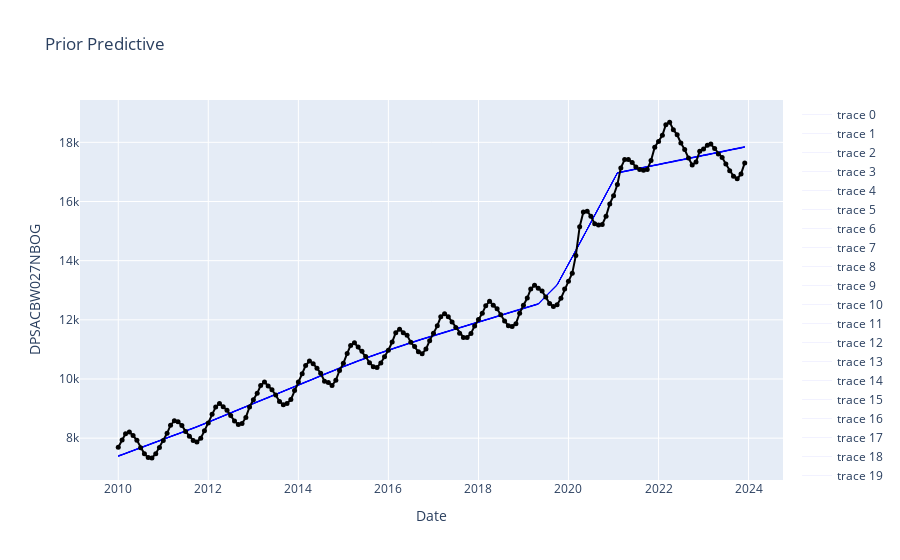

Notebook code cell kept with this figure:
### Code cell
# Create Plotly figures for prior predictive distribution
fig = go.Figure()

for sample in prior_trend_lines.T:
    fig.add_trace(go.Scatter(x=deposits_df['ds'], y=sample, mode='lines', line=dict(color='blue', width=1), opacity=0.05))

fig.add_trace(go.Scatter(x=deposits_df['ds'], y=deposits_df["y"], mode='lines+markers', marker=dict(color='black', size=5), name='Data'))

fig.update_layout(title="Prior Predictive", xaxis_title="Date", yaxis_title=target_column)

fig.show()

### Figure 1 — Plotly figure (JSON) as saved in the notebook; plotly's stock layout.template omitted (floating-point values rounded to 4 significant figures; data arrays with more than 128 entries replaced by an {"elided": "..."} marker saying what was removed)
{"data": [{"line": {"color": "blue", "width": 1}, "mode": "lines", "opacity": 0.05, "type": "scatter", "x": {"elided": "168 str values"}, "y": {"elided": "168 float values"}}, {"line": {"color": "blue", "width": 1}, "mode": "lines", "opacity": 0.05, "type": "scatter", "x": {"elided": "168 str values"}, "y": {"elided": "168 float values"}}, {"line": {"color": "blue", "width": 1}, "mode": "lines", "opacity": 0.05, "type": "scatter", "x": {"elided": "168 str values"}, "y": {"elided": "168 float values"}}, {"line": {"color": "blue", "width": 1}, "mode": "lines", "opacity": 0.05, "type": "scatter", "x": {"elided": "168 str values"}, "y": {"elided": "168 float values"}}, {"line": {"color": "blue", "width": 1}, "mode": "lines", "opacity": 0.05, "type": "scatter", "x": {"elided": "168 str values"}, "y": {"elided": "168 float values"}}, {"line": {"color": "blue", "width": 1}, "mode": "lines", "opacity": 0.05, "type": "scatter", "x": {"elided": "168 str values"}, "y": {"elided": "168 float values"}}, {"line": {"color": "blue", "width": 1}, "mode": "lines", "opacity": 0.05, "type": "scatter", "x": {"elided": "168 str values"}, "y": {"elided": "168 float values"}}, {"line": {"color": "blue", "width": 1}, "mode": "lines", "opacity": 0.05, "type": "scatter", "x": {"elided": "168 str values"}, "y": {"elided": "168 float values"}}, {"line": {"color": "blue", "width": 1}, "mode": "lines", "opacity": 0.05, "type": "scatter", "x": {"elided": "168 str values"}, "y": {"elided": "168 float values"}}, {"line": {"color": "blue", "width": 1}, "mode": "lines", "opacity": 0.05, "type": "scatter", "x": {"elided": "168 str values"}, "y": {"elided": "168 float values"}}, {"line": {"color": "blue", "width": 1}, "mode": "lines", "opacity": 0.05, "type": "scatter", "x": {"elided": "168 str values"}, "y": {"elided": "168 float values"}}, {"line": {"color": "blue", "width": 1}, "mode": "lines", "opacity": 0.05, "type": "scatter", "x": {"elided": "168 str values"}, "y": {"elided": "168 float values"}}, {"line": {"color": "blue", "width": 1}, "mode": "lines", "opacity": 0.05, "type": "scatter", "x": {"elided": "168 str values"}, "y": {"elided": "168 float values"}}, {"line": {"color": "blue", "width": 1}, "mode": "lines", "opacity": 0.05, "type": "scatter", "x": {"elided": "168 str values"}, "y": {"elided": "168 float values"}}, {"line": {"color": "blue", "width": 1}, "mode": "lines", "opacity": 0.05, "type": "scatter", "x": {"elided": "168 str values"}, "y": {"elided": "168 float values"}}, {"line": {"color": "blue", "width": 1}, "mode": "lines", "opacity": 0.05, "type": "scatter", "x": {"elided": "168 str values"}, "y": {"elided": "168 float values"}}, {"line": {"color": "blue", "width": 1}, "mode": "lines", "opacity": 0.05, "type": "scatter", "x": {"elided": "168 str values"}, "y": {"elided": "168 float values"}}, {"line": {"color": "blue", "width": 1}, "mode": "lines", "opacity": 0.05, "type": "scatter", "x": {"elided": "168 str values"}, "y": {"elided": "168 float values"}}, {"line": {"color": "blue", "width": 1}, "mode": "lines", "opacity": 0.05, "type": "scatter", "x": {"elided": "168 str values"}, "y": {"elided": "168 float values"}}, {"line": {"color": "blue", "width": 1}, "mode": "lines", "opacity": 0.05, "type": "scatter", "x": {"elided": "168 str values"}, "y": {"elided": "168 float values"}}, {"line": {"color": "blue", "width": 1}, "mode": "lines", "opacity": 0.05, "type": "scatter", "x": {"elided": "168 str values"}, "y": {"elided": "168 float values"}}, {"line": {"color": "blue", "width": 1}, "mode": "lines", "opacity": 0.05, "type": "scatter", "x": {"elided": "168 str values"}, "y": {"elided": "168 float values"}}, {"line": {"color": "blue", "width": 1}, "mode": "lines", "opacity": 0.05, "type": "scatter", "x": {"elided": "168 str values"}, "y": {"elided": "168 float values"}}, {"line": {"color": "blue", "width": 1}, "mode": "lines", "opacity": 0.05, "type": "scatter", "x": {"elided": "168 str values"}, "y": {"elided": "168 float values"}}, {"line": {"color": "blue", "width": 1}, "mode": "lines", "opacity": 0.05, "type": "scatter", "x": {"elided": "168 str values"}, "y": {"elided": "168 float values"}}, {"line": {"color": "blue", "width": 1}, "mode": "lines", "opacity": 0.05, "type": "scatter", "x": {"elided": "168 str values"}, "y": {"elided": "168 float values"}}, {"line": {"color": "blue", "width": 1}, "mode": "lines", "opacity": 0.05, "type": "scatter", "x": {"elided": "168 str values"}, "y": {"elided": "168 float values"}}, {"line": {"color": "blue", "width": 1}, "mode": "lines", "opacity": 0.05, "type": "scatter", "x": {"elided": "168 str values"}, "y": {"elided": "168 float values"}}, {"line": {"color": "blue", "width": 1}, "mode": "lines", "opacity": 0.05, "type": "scatter", "x": {"elided": "168 str values"}, "y": {"elided": "168 float values"}}, {"line": {"color": "blue", "width": 1}, "mode": "lines", "opacity": 0.05, "type": "scatter", "x": {"elided": "168 str values"}, "y": {"elided": "168 float values"}}, {"line": {"color": "blue", "width": 1}, "mode": "lines", "opacity": 0.05, "type": "scatter", "x": {"elided": "168 str values"}, "y": {"elided": "168 float values"}}, {"line": {"color": "blue", "width": 1}, "mode": "lines", "opacity": 0.05, "type": "scatter", "x": {"elided": "168 str values"}, "y": {"elided": "168 float values"}}, {"line": {"color": "blue", "width": 1}, "mode": "lines", "opacity": 0.05, "type": "scatter", "x": {"elided": "168 str values"}, "y": {"elided": "168 float values"}}, {"line": {"color": "blue", "width": 1}, "mode": "lines", "opacity": 0.05, "type": "scatter", "x": {"elided": "168 str values"}, "y": {"elided": "168 float values"}}, {"line": {"color": "blue", "width": 1}, "mode": "lines", "opacity": 0.05, "type": "scatter", "x": {"elided": "168 str values"}, "y": {"elided": "168 float values"}}, {"line": {"color": "blue", "width": 1}, "mode": "lines", "opacity": 0.05, "type": "scatter", "x": {"elided": "168 str values"}, "y": {"elided": "168 float values"}}, {"line": {"color": "blue", "width": 1}, "mode": "lines", "opacity": 0.05, "type": "scatter", "x": {"elided": "168 str values"}, "y": {"elided": "168 float values"}}, {"line": {"color": "blue", "width": 1}, "mode": "lines", "opacity": 0.05, "type": "scatter", "x": {"elided": "168 str values"}, "y": {"elided": "168 float values"}}, {"line": {"color": "blue", "width": 1}, "mode": "lines", "opacity": 0.05, "type": "scatter", "x": {"elided": "168 str values"}, "y": {"elided": "168 float values"}}, {"line": {"color": "blue", "width": 1}, "mode": "lines", "opacity": 0.05, "type": "scatter", "x": {"elided": "168 str values"}, "y": {"elided": "168 float values"}}, {"line": {"color": "blue", "width": 1}, "mode": "lines", "opacity": 0.05, "type": "scatter", "x": {"elided": "168 str values"}, "y": {"elided": "168 float values"}}, {"line": {"color": "blue", "width": 1}, "mode": "lines", "opacity": 0.05, "type": "scatter", "x": {"elided": "168 str values"}, "y": {"elided": "168 float values"}}, {"line": {"color": "blue", "width": 1}, "mode": "lines", "opacity": 0.05, "type": "scatter", "x": {"elided": "168 str values"}, "y": {"elided": "168 float values"}}, {"line": {"color": "blue", "width": 1}, "mode": "lines", "opacity": 0.05, "type": "scatter", "x": {"elided": "168 str values"}, "y": {"elided": "168 float values"}}, {"line": {"color": "blue", "width": 1}, "mode": "lines", "opacity": 0.05, "type": "scatter", "x": {"elided": "168 str values"}, "y": {"elided": "168 float values"}}, {"line": {"color": "blue", "width": 1}, "mode": "lines", "opacity": 0.05, "type": "scatter", "x": {"elided": "168 str values"}, "y": {"elided": "168 float values"}}, {"line": {"color": "blue", "width": 1}, "mode": "lines", "opacity": 0.05, "type": "scatter", "x": {"elided": "168 str values"}, "y": {"elided": "168 float values"}}, {"line": {"color": "blue", "width": 1}, "mode": "lines", "opacity": 0.05, "type": "scatter", "x": {"elided": "168 str values"}, "y": {"elided": "168 float values"}}, {"line": {"color": "blue", "width": 1}, "mode": "lines", "opacity": 0.05, "type": "scatter", "x": {"elided": "168 str values"}, "y": {"elided": "168 float values"}}, {"line": {"color": "blue", "width": 1}, "mode": "lines", "opacity": 0.05, "type": "scatter", "x": {"elided": "168 str values"}, "y": {"elided": "168 float values"}}, {"line": {"color": "blue", "width": 1}, "mode": "lines", "opacity": 0.05, "type": "scatter", "x": {"elided": "168 str values"}, "y": {"elided": "168 float values"}}, {"line": {"color": "blue", "width": 1}, "mode": "lines", "opacity": 0.05, "type": "scatter", "x": {"elided": "168 str values"}, "y": {"elided": "168 float values"}}, {"line": {"color": "blue", "width": 1}, "mode": "lines", "opacity": 0.05, "type": "scatter", "x": {"elided": "168 str values"}, "y": {"elided": "168 float values"}}, {"line": {"color": "blue", "width": 1}, "mode": "lines", "opacity": 0.05, "type": "scatter", "x": {"elided": "168 str values"}, "y": {"elided": "168 float values"}}, {"line": {"color": "blue", "width": 1}, "mode": "lines", "opacity": 0.05, "type": "scatter", "x": {"elided": "168 str values"}, "y": {"elided": "168 float values"}}, {"line": {"color": "blue", "width": 1}, "mode": "lines", "opacity": 0.05, "type": "scatter", "x": {"elided": "168 str values"}, "y": {"elided": "168 float values"}}, {"line": {"color": "blue", "width": 1}, "mode": "lines", "opacity": 0.05, "type": "scatter", "x": {"elided": "168 str values"}, "y": {"elided": "168 float values"}}, {"line": {"color": "blue", "width": 1}, "mode": "lines", "opacity": 0.05, "type": "scatter", "x": {"elided": "168 str values"}, "y": {"elided": "168 float values"}}, {"line": {"color": "blue", "width": 1}, "mode": "lines", "opacity": 0.05, "type": "scatter", "x": {"elided": "168 str values"}, "y": {"elided": "168 float values"}}, {"line": {"color": "blue", "width": 1}, "mode": "lines", "opacity": 0.05, "type": "scatter", "x": {"elided": "168 str values"}, "y": {"elided": "168 float values"}}, {"line": {"color": "blue", "width": 1}, "mode": "lines", "opacity": 0.05, "type": "scatter", "x": {"elided": "168 str values"}, "y": {"elided": "168 float values"}}, {"line": {"color": "blue", "width": 1}, "mode": "lines", "opacity": 0.05, "type": "scatter", "x": {"elided": "168 str values"}, "y": {"elided": "168 float values"}}, {"line": {"color": "blue", "width": 1}, "mode": "lines", "opacity": 0.05, "type": "scatter", "x": {"elided": "168 str values"}, "y": {"elided": "168 float values"}}, {"line": {"color": "blue", "width": 1}, "mode": "lines", "opacity": 0.05, "type": "scatter", "x": {"elided": "168 str values"}, "y": {"elided": "168 float values"}}, {"line": {"color": "blue", "width": 1}, "mode": "lines", "opacity": 0.05, "type": "scatter", "x": {"elided": "168 str values"}, "y": {"elided": "168 float values"}}, {"line": {"color": "blue", "width": 1}, "mode": "lines", "opacity": 0.05, "type": "scatter", "x": {"elided": "168 str values"}, "y": {"elided": "168 float values"}}, {"line": {"color": "blue", "width": 1}, "mode": "lines", "opacity": 0.05, "type": "scatter", "x": {"elided": "168 str values"}, "y": {"elided": "168 float values"}}, {"line": {"color": "blue", "width": 1}, "mode": "lines", "opacity": 0.05, "type": "scatter", "x": {"elided": "168 str values"}, "y": {"elided": "168 float values"}}, {"line": {"color": "blue", "width": 1}, "mode": "lines", "opacity": 0.05, "type": "scatter", "x": {"elided": "168 str values"}, "y": {"elided": "168 float values"}}, {"line": {"color": "blue", "width": 1}, "mode": "lines", "opacity": 0.05, "type": "scatter", "x": {"elided": "168 str values"}, "y": {"elided": "168 float values"}}, {"line": {"color": "blue", "width": 1}, "mode": "lines", "opacity": 0.05, "type": "scatter", "x": {"elided": "168 str values"}, "y": {"elided": "168 float values"}}, {"line": {"color": "blue", "width": 1}, "mode": "lines", "opacity": 0.05, "type": "scatter", "x": {"elided": "168 str values"}, "y": {"elided": "168 float values"}}, {"line": {"color": "blue", "width": 1}, "mode": "lines", "opacity": 0.05, "type": "scatter", "x": {"elided": "168 str values"}, "y": {"elided": "168 float values"}}, {"line": {"color": "blue", "width": 1}, "mode": "lines", "opacity": 0.05, "type": "scatter", "x": {"elided": "168 str values"}, "y": {"elided": "168 float values"}}, {"line": {"color": "blue", "width": 1}, "mode": "lines", "opacity": 0.05, "type": "scatter", "x": {"elided": "168 str values"}, "y": {"elided": "168 float values"}}, {"line": {"color": "blue", "width": 1}, "mode": "lines", "opacity": 0.05, "type": "scatter", "x": {"elided": "168 str values"}, "y": {"elided": "168 float values"}}, {"line": {"color": "blue", "width": 1}, "mode": "lines", "opacity": 0.05, "type": "scatter", "x": {"elided": "168 str values"}, "y": {"elided": "168 float values"}}, {"line": {"color": "blue", "width": 1}, "mode": "lines", "opacity": 0.05, "type": "scatter", "x": {"elided": "168 str values"}, "y": {"elided": "168 float values"}}, {"line": {"color": "blue", "width": 1}, "mode": "lines", "opacity": 0.05, "type": "scatter", "x": {"elided": "168 str values"}, "y": {"elided": "168 float values"}}, {"line": {"color": "blue", "width": 1}, "mode": "lines", "opacity": 0.05, "type": "scatter", "x": {"elided": "168 str values"}, "y": {"elided": "168 float values"}}, {"line": {"color": "blue", "width": 1}, "mode": "lines", "opacity": 0.05, "type": "scatter", "x": {"elided": "168 str values"}, "y": {"elided": "168 float values"}}, {"line": {"color": "blue", "width": 1}, "mode": "lines", "opacity": 0.05, "type": "scatter", "x": {"elided": "168 str values"}, "y": {"elided": "168 float values"}}, {"line": {"color": "blue", "width": 1}, "mode": "lines", "opacity": 0.05, "type": "scatter", "x": {"elided": "168 str values"}, "y": {"elided": "168 float values"}}, {"line": {"color": "blue", "width": 1}, "mode": "lines", "opacity": 0.05, "type": "scatter", "x": {"elided": "168 str values"}, "y": {"elided": "168 float values"}}, {"line": {"color": "blue", "width": 1}, "mode": "lines", "opacity": 0.05, "type": "scatter", "x": {"elided": "168 str values"}, "y": {"elided": "168 float values"}}, {"line": {"color": "blue", "width": 1}, "mode": "lines", "opacity": 0.05, "type": "scatter", "x": {"elided": "168 str values"}, "y": {"elided": "168 float values"}}, {"line": {"color": "blue", "width": 1}, "mode": "lines", "opacity": 0.05, "type": "scatter", "x": {"elided": "168 str values"}, "y": {"elided": "168 float values"}}, {"line": {"color": "blue", "width": 1}, "mode": "lines", "opacity": 0.05, "type": "scatter", "x": {"elided": "168 str values"}, "y": {"elided": "168 float values"}}, {"line": {"color": "blue", "width": 1}, "mode": "lines", "opacity": 0.05, "type": "scatter", "x": {"elided": "168 str values"}, "y": {"elided": "168 float values"}}, {"line": {"color": "blue", "width": 1}, "mode": "lines", "opacity": 0.05, "type": "scatter", "x": {"elided": "168 str values"}, "y": {"elided": "168 float values"}}, {"line": {"color": "blue", "width": 1}, "mode": "lines", "opacity": 0.05, "type": "scatter", "x": {"elided": "168 str values"}, "y": {"elided": "168 float values"}}, {"line": {"color": "blue", "width": 1}, "mode": "lines", "opacity": 0.05, "type": "scatter", "x": {"elided": "168 str values"}, "y": {"elided": "168 float values"}}, {"line": {"color": "blue", "width": 1}, "mode": "lines", "opacity": 0.05, "type": "scatter", "x": {"elided": "168 str values"}, "y": {"elided": "168 float values"}}, {"line": {"color": "blue", "width": 1}, "mode": "lines", "opacity": 0.05, "type": "scatter", "x": {"elided": "168 str values"}, "y": {"elided": "168 float values"}}, {"line": {"color": "blue", "width": 1}, "mode": "lines", "opacity": 0.05, "type": "scatter", "x": {"elided": "168 str values"}, "y": {"elided": "168 float values"}}, {"line": {"color": "blue", "width": 1}, "mode": "lines", "opacity": 0.05, "type": "scatter", "x": {"elided": "168 str values"}, "y": {"elided": "168 float values"}}, {"line": {"color": "blue", "width": 1}, "mode": "lines", "opacity": 0.05, "type": "scatter", "x": {"elided": "168 str values"}, "y": {"elided": "168 float values"}}, {"line": {"color": "blue", "width": 1}, "mode": "lines", "opacity": 0.05, "type": "scatter", "x": {"elided": "168 str values"}, "y": {"elided": "168 float values"}}, {"line": {"color": "blue", "width": 1}, "mode": "lines", "opacity": 0.05, "type": "scatter", "x": {"elided": "168 str values"}, "y": {"elided": "168 float values"}}, {"line": {"color": "blue", "width": 1}, "mode": "lines", "opacity": 0.05, "type": "scatter", "x": {"elided": "168 str values"}, "y": {"elided": "168 float values"}}, {"marker": {"color": "black", "size": 5}, "mode": "lines+markers", "name": "Data", "type": "scatter", "x": {"elided": "168 str values"}, "y": {"elided": "168 float values"}}], "layout": {"title": {"text": "Prior Predictive"}, "xaxis": {"title": {"text": "Date"}}, "yaxis": {"title": {"text": "DPSACBW027NBOG"}}}}
